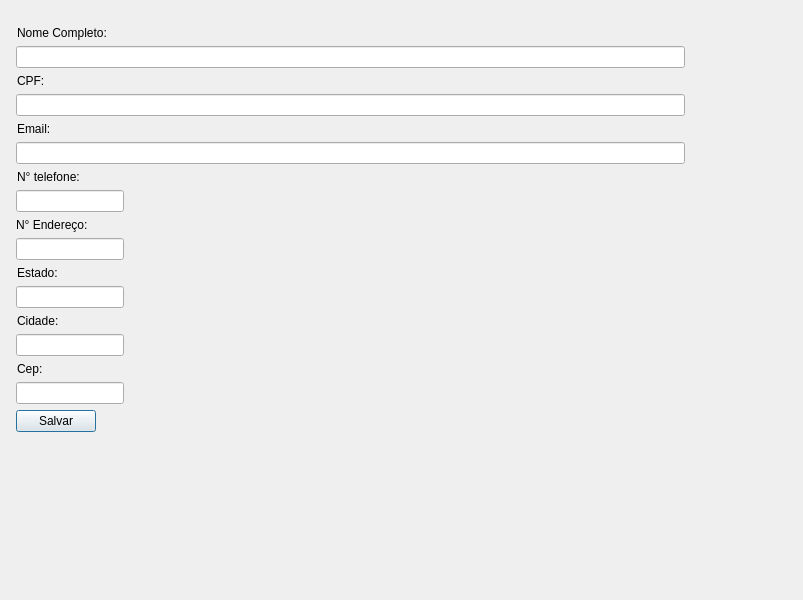
<?xml version="1.0" encoding="UTF-8"?>
<ui version="4.0">
 <class>MainWindow</class>
 <widget class="QMainWindow" name="MainWindow">
  <property name="enabled">
   <bool>true</bool>
  </property>
  <property name="geometry">
   <rect>
    <x>0</x>
    <y>0</y>
    <width>803</width>
    <height>600</height>
   </rect>
  </property>
  <property name="windowTitle">
   <string>MainWindow</string>
  </property>
  <widget class="QWidget" name="centralwidget">
   <property name="enabled">
    <bool>true</bool>
   </property>
   <widget class="QWidget" name="formLayoutWidget">
    <property name="geometry">
     <rect>
      <x>10</x>
      <y>20</y>
      <width>681</width>
      <height>551</height>
     </rect>
    </property>
    <layout class="QFormLayout" name="formLayout">
     <property name="fieldGrowthPolicy">
      <enum>QFormLayout::ExpandingFieldsGrow</enum>
     </property>
     <property name="rowWrapPolicy">
      <enum>QFormLayout::WrapAllRows</enum>
     </property>
     <property name="labelAlignment">
      <set>Qt::AlignLeading|Qt::AlignLeft|Qt::AlignVCenter</set>
     </property>
     <property name="formAlignment">
      <set>Qt::AlignHCenter|Qt::AlignTop</set>
     </property>
     <property name="leftMargin">
      <number>6</number>
     </property>
     <property name="topMargin">
      <number>6</number>
     </property>
     <property name="rightMargin">
      <number>6</number>
     </property>
     <property name="bottomMargin">
      <number>6</number>
     </property>
     <item row="0" column="0">
      <widget class="QLabel" name="label">
       <property name="text">
        <string>Nome Completo:</string>
       </property>
       <property name="indent">
        <number>1</number>
       </property>
      </widget>
     </item>
     <item row="0" column="1">
      <widget class="QLineEdit" name="lineEdit"/>
     </item>
     <item row="1" column="0">
      <widget class="QLabel" name="label_3">
       <property name="text">
        <string>CPF:</string>
       </property>
       <property name="indent">
        <number>1</number>
       </property>
      </widget>
     </item>
     <item row="1" column="1">
      <widget class="QLineEdit" name="lineEdit_2"/>
     </item>
     <item row="3" column="0">
      <widget class="QLabel" name="label_4">
       <property name="text">
        <string>Email:</string>
       </property>
       <property name="indent">
        <number>1</number>
       </property>
      </widget>
     </item>
     <item row="3" column="1">
      <widget class="QLineEdit" name="lineEdit_3"/>
     </item>
     <item row="4" column="1">
      <widget class="QLabel" name="label_2">
       <property name="text">
        <string>N° telefone:</string>
       </property>
       <property name="indent">
        <number>1</number>
       </property>
      </widget>
     </item>
     <item row="6" column="1">
      <widget class="QLineEdit" name="lineEdit_4">
       <property name="sizePolicy">
        <sizepolicy hsizetype="Fixed" vsizetype="Fixed">
         <horstretch>0</horstretch>
         <verstretch>0</verstretch>
        </sizepolicy>
       </property>
      </widget>
     </item>
     <item row="7" column="1">
      <widget class="QLabel" name="label_6">
       <property name="font">
        <font>
         <weight>50</weight>
         <bold>false</bold>
        </font>
       </property>
       <property name="text">
        <string>N° Endereço:</string>
       </property>
      </widget>
     </item>
     <item row="8" column="1">
      <widget class="QLineEdit" name="lineEdit_5">
       <property name="sizePolicy">
        <sizepolicy hsizetype="Fixed" vsizetype="Fixed">
         <horstretch>0</horstretch>
         <verstretch>0</verstretch>
        </sizepolicy>
       </property>
      </widget>
     </item>
     <item row="11" column="1">
      <widget class="QLabel" name="label_8">
       <property name="text">
        <string>Cidade:</string>
       </property>
       <property name="indent">
        <number>1</number>
       </property>
      </widget>
     </item>
     <item row="13" column="1">
      <widget class="QLineEdit" name="lineEdit_6">
       <property name="sizePolicy">
        <sizepolicy hsizetype="Fixed" vsizetype="Fixed">
         <horstretch>0</horstretch>
         <verstretch>0</verstretch>
        </sizepolicy>
       </property>
      </widget>
     </item>
     <item row="14" column="0">
      <widget class="QLabel" name="label_5">
       <property name="text">
        <string>Cep:</string>
       </property>
       <property name="indent">
        <number>1</number>
       </property>
      </widget>
     </item>
     <item row="14" column="1">
      <widget class="QLineEdit" name="lineEdit_7">
       <property name="sizePolicy">
        <sizepolicy hsizetype="Fixed" vsizetype="Fixed">
         <horstretch>0</horstretch>
         <verstretch>0</verstretch>
        </sizepolicy>
       </property>
      </widget>
     </item>
     <item row="16" column="1">
      <widget class="QPushButton" name="pushButton">
       <property name="enabled">
        <bool>true</bool>
       </property>
       <property name="sizePolicy">
        <sizepolicy hsizetype="Minimum" vsizetype="Maximum">
         <horstretch>0</horstretch>
         <verstretch>0</verstretch>
        </sizepolicy>
       </property>
       <property name="maximumSize">
        <size>
         <width>16777215</width>
         <height>16777215</height>
        </size>
       </property>
       <property name="baseSize">
        <size>
         <width>0</width>
         <height>0</height>
        </size>
       </property>
       <property name="font">
        <font>
         <family>MS Shell Dlg 2</family>
         <weight>50</weight>
         <italic>false</italic>
         <bold>false</bold>
         <strikeout>false</strikeout>
        </font>
       </property>
       <property name="text">
        <string>Salvar</string>
       </property>
       <property name="autoDefault">
        <bool>true</bool>
       </property>
       <property name="default">
        <bool>true</bool>
       </property>
      </widget>
     </item>
     <item row="9" column="1">
      <widget class="QLabel" name="label_9">
       <property name="text">
        <string>Estado:</string>
       </property>
       <property name="indent">
        <number>1</number>
       </property>
      </widget>
     </item>
     <item row="10" column="1">
      <widget class="QLineEdit" name="lineEdit_8">
       <property name="sizePolicy">
        <sizepolicy hsizetype="Fixed" vsizetype="Fixed">
         <horstretch>0</horstretch>
         <verstretch>0</verstretch>
        </sizepolicy>
       </property>
      </widget>
     </item>
    </layout>
   </widget>
   <widget class="QLabel" name="label_7">
    <property name="geometry">
     <rect>
      <x>-10</x>
      <y>540</y>
      <width>581</width>
      <height>20</height>
     </rect>
    </property>
    <property name="text">
     <string/>
    </property>
   </widget>
  </widget>
  <widget class="QMenuBar" name="menubar">
   <property name="geometry">
    <rect>
     <x>0</x>
     <y>0</y>
     <width>803</width>
     <height>21</height>
    </rect>
   </property>
  </widget>
  <action name="actionSalvar">
   <property name="text">
    <string>Salvar</string>
   </property>
  </action>
  <action name="actionSair">
   <property name="text">
    <string>Sair</string>
   </property>
  </action>
  <action name="actionVer_casas_Dispon_veis">
   <property name="text">
    <string>Ver imoveis disponíveis</string>
   </property>
  </action>
  <action name="actionAnunciar_Imoveis">
   <property name="text">
    <string>Anunciar Imoveis</string>
   </property>
  </action>
  <action name="actionValor_a_receber">
   <property name="text">
    <string>Valor a receber</string>
   </property>
  </action>
  <action name="actionValor_a_pagar">
   <property name="text">
    <string>Valor a pagar</string>
   </property>
  </action>
  <action name="actionCadastro_de_cliente">
   <property name="text">
    <string>Cadastro de cliente</string>
   </property>
  </action>
  <action name="actionCadastro_de_imovel">
   <property name="text">
    <string>Cadastro de imovel</string>
   </property>
  </action>
 </widget>
 <resources/>
 <connections/>
</ui>
